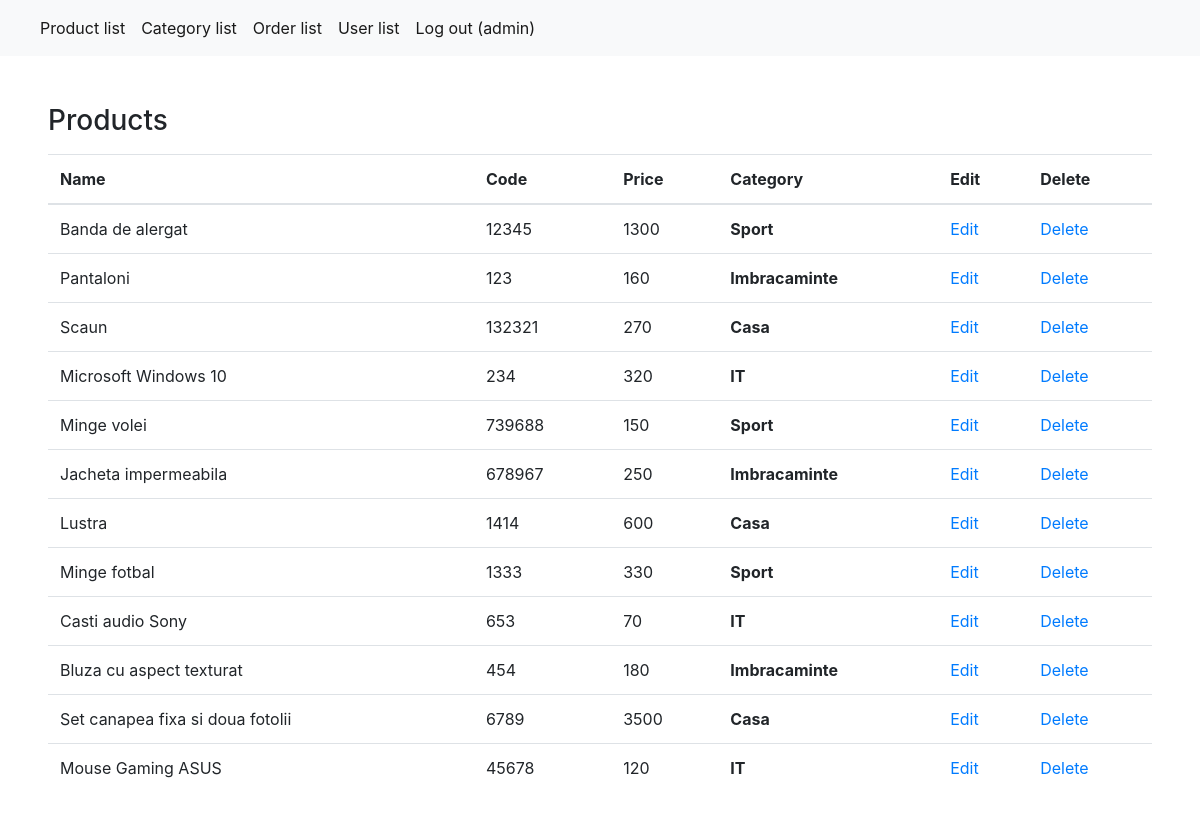
/admin/product_list.php (signed in), run on the app's committed database.
### tables this page shows
CREATE TABLE `products` (
  `id` int(10) UNSIGNED NOT NULL,
  `category_id` int(10) UNSIGNED NOT NULL,
  `photo_id` int(10) UNSIGNED DEFAULT NULL,
  `name` varchar(50) NOT NULL,
  `code` varchar(12) NOT NULL,
  `price` float UNSIGNED NOT NULL,
  `description` text NOT NULL,
  `user_id` int(11) NOT NULL
);

CREATE TABLE `categories` (
  `id` int(10) UNSIGNED NOT NULL,
  `name` varchar(50) NOT NULL
);

### admin/include/db/database.class.php (called while the page is built, shortened)
<?php
class Database {
    public function __construct()
    {
        $opt = [
            PDO::ATTR_ERRMODE            => PDO::ERRMODE_EXCEPTION,
            PDO::ATTR_DEFAULT_FETCH_MODE => PDO::FETCH_ASSOC,
        ];
        $link = 'mysql:host=localhost;dbname=licenta;charset=utf8';
        $this->connection = new PDO($link, 'root', '', $opt);
    }
}

### admin/include/db/products.class.php (called while the page is built, shortened)
<?php
require_once "database.class.php";
class Products extends Database
{
    public function getAll($userId)
    {
        if($userId!= null) {
            $data = [
                'userId' => $userId
            ];
            $query = $this->connection->prepare("select products.id, products.name, products.price, products.code, categories.name as category_name
                                            from products LEFT JOIN categories on products.category_id = categories.id where user_id= :userId");
            $query->execute($data);
            return $query->fetchAll();
        } else {
            $query = $this->connection->query("select products.id, products.name, products.price, products.code, categories.name as category_name
                                            from products LEFT JOIN categories on products.category_id = categories.id ");
            return $query->fetchAll();
        }
    }
}

### admin/product_list.php (the view, shortened to what this page needs)
<?php
include 'include/views/head.php';
include 'include/db/products.class.php';
try {
    $productsDb = new Products();
    if(!empty($_SESSION['admin'])) {
        $products= $productsDb->getAll(null);
    }
    else {
        $products= $productsDb->getAll($_SESSION['userId']);
    }
} catch(Exception $e) {
    $products = [];
    $error = true;
}
?>
<body>
    <?php
    include 'include/views/menu.php';
    ?>
    <div class="container-fluid">
        <div class="row">
            <div class="col-12 p-5">
                <h3 class="mb-3">Products</h3>
                <table class="table">
                    <thead>
                    <tr>
                        <th scope="col">Name</th>
                        <th scope="col">Code</th>
                        <th scope="col">Price</th>
                        <th scope="col">Category</th>
                        <th scope="col">Edit</th>
                        <th scope="col">Delete</th>
                    </tr>
                    </thead>
                    <tbody>
                    <?php foreach($products as $products1): ?>
                        <tr>
                            <td><?php echo $products1['name'] ?></td>
                            <td><?php echo $products1['code'] ?></td>
                            <td><?php echo $products1['price'] ?></td>
                            <th><?php echo $products1['category_name'] ?></th>
                            <td><a href="product_edit.php?id=<?=$products1['id']?>">Edit</a></td>
                            <td>
                                <a href="product_list.php?id=<?=$products1['id']?>&delete_prod=<?=$products1['id']?>">Delete</a>
                            </td>
                        </tr>
                    <?php endforeach;?>
                    </tbody>
                </table>
            </div>
        </div>
    </div>
</body>

### admin/css/style.css (style rules this page uses)
* { box-sizing: border-box; padding:0; margin:0; }
body, html { padding:0; margin:0; }
body, html { margin: 0; padding: 0; height: 100%; background: #ffffff !important; }

### data on the page
products: name "Banda de alergat", code "12345", price "1300", category.name "Sport"
products: name "Pantaloni", code "123", price "160", category.name "Imbracaminte"
products: name "Scaun", code "132321", price "270", category.name "Casa"
products: name "Microsoft Windows 10", code "234", price "320", category.name "IT"
products: name "Minge volei", code "739688", price "150", category.name "Sport"
products: name "Jacheta impermeabila", code "678967", price "250", category.name "Imbracaminte"
products: name "Lustra", code "1414", price "600", category.name "Casa"
products: name "Minge fotbal", code "1333", price "330", category.name "Sport"
products: name "Casti audio Sony", code "653", price "70", category.name "IT"
products: name "Bluza cu aspect texturat", code "454", price "180", category.name "Imbracaminte"
products: name "Set canapea fixa si doua fotolii", code "6789", price "3500", category.name "Casa"
products: name "Mouse Gaming ASUS", code "45678", price "120", category.name "IT"

### other printed values
$_SESSION['username'] "admin"
